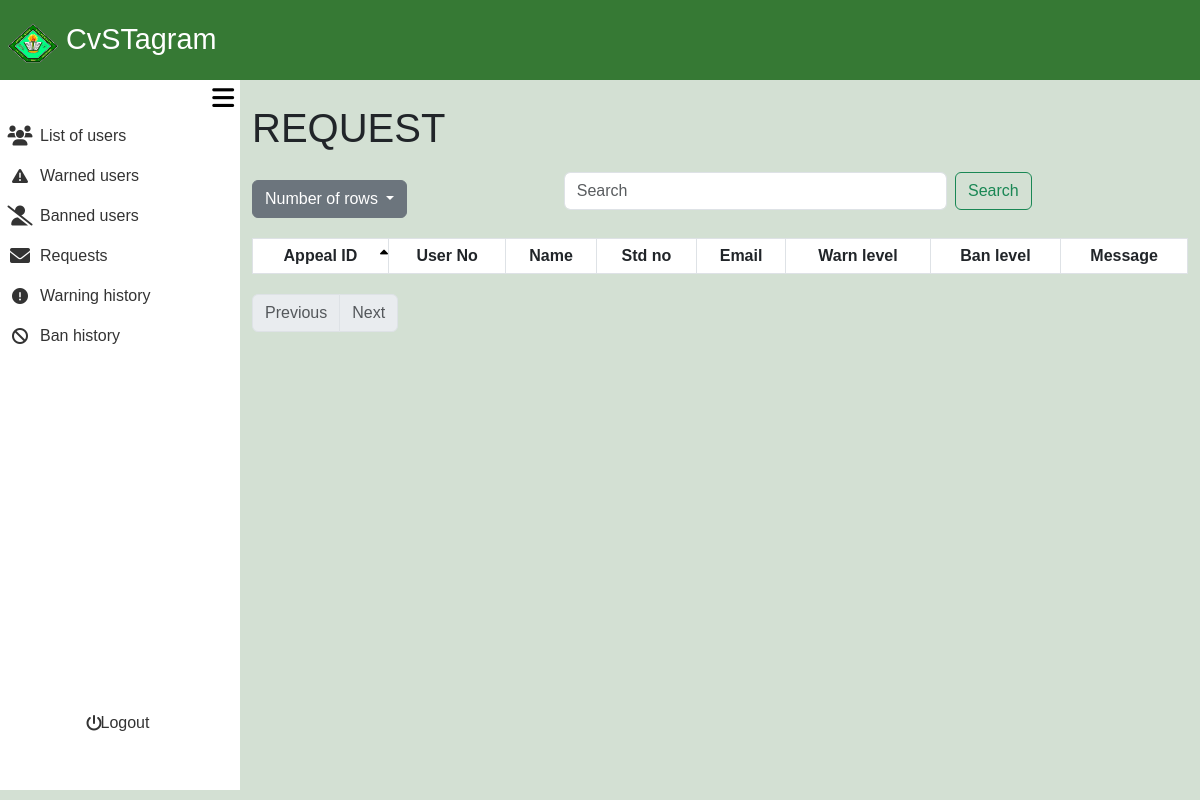
The page /admin_area/request.php on the database as committed earlier.
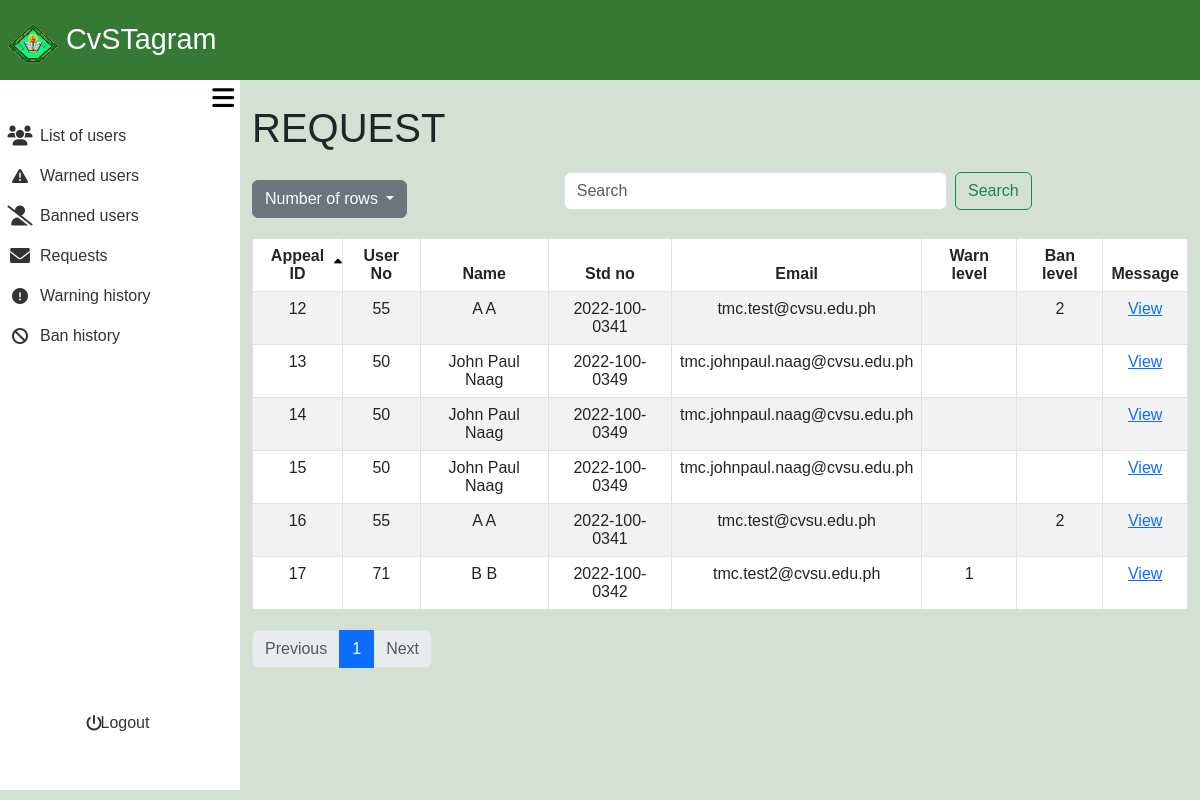
The same page on the database as committed later.
### tables this page shows
CREATE TABLE `appeal` (
  `appeal_id` int(11) NOT NULL,
  `user_no` int(11) NOT NULL,
  `fname` varchar(255) NOT NULL,
  `lname` varchar(255) NOT NULL,
  `email` varchar(255) NOT NULL,
  `student_no` varchar(13) NOT NULL,
  `appeal_no` int(11) NOT NULL,
  `appeal_message` text DEFAULT NULL,
  `user_ban_no` int(11) DEFAULT NULL,
  `user_warning_no` int(11) DEFAULT NULL,
  `timeStamp` timestamp NOT NULL DEFAULT current_timestamp()
);

### admin_area/request.php (the view, shortened to what the changed rows need)
<?php
require_once '../include/connect.php';
require_once '../include/bootsrap.php';
?>
<!DOCTYPE html>
<html lang="en">
<head>
    <link rel="stylesheet" href="admin_dashbaord.css?v=<?php echo time(); ?>">
</head>
<body>
<div class="container-fluid screen">
        <div class="container-fluid content">
        <?php
$search = isset($_GET['search']) ? trim($_GET['search']) : '';
$sort_column = isset($_GET['sort']) ? $_GET['sort'] : 'appeal_id';
$sort_direction = isset($_GET['direction']) && $_GET['direction'] == 'desc' ? 'desc' : 'asc';
$rows_per_page = isset($_GET['rows']) ? intval($_GET['rows']) : 10;
$page = isset($_GET['page']) ? intval($_GET['page']) : 1;
$offset = ($page - 1) * $rows_per_page;
$searchFilter = !empty($search) ? " AND (a.appeal_id LIKE '%$search%' OR a.user_no LIKE '%$search%' OR a.fname LIKE '%$search%' OR a.lname LIKE '%$search%' OR a.email LIKE '%$search%' OR a.student_no LIKE '%$search%')" : "";
$query = "SELECT
    a.appeal_id,
    a.user_no,
    a.fname,
    a.lname,
    a.student_no,
    a.email,
    COALESCE(aw.warning_level, ' ') AS warning_level,
    COALESCE(ab.ban_level, ' ') AS ban_level
FROM
    appeal a
LEFT JOIN
    active_warning aw ON a.user_no = aw.user_no
LEFT JOIN
    active_ban ab ON a.user_no = ab.user_no
    WHERE 1=1 $searchFilter
    ORDER BY $sort_column $sort_direction
    LIMIT $rows_per_page OFFSET $offset
";
$stmt = $con->prepare($query);
$stmt->execute();
$reports = $stmt->get_result();
$totalQuery = "SELECT COUNT(*) AS total FROM appeal";
$totalResult = $con->query($totalQuery);
$totalRecords = $totalResult->fetch_assoc()['total'];
$totalPages = ceil($totalRecords / $rows_per_page);
?>
<div class="container mt-4">
    <h1>REQUEST</h1>
    <table class="table table-bordered table-striped">
        <thead>
            <tr>
                <th scope="col" class="sortable <?php echo ($sort_column == 'appeal_id') ? ($sort_direction == 'asc' ? 'asc' : 'desc') : ''; ?>" onclick="sortTable('appeal_id')">Appeal ID<i class="fa-solid fa-sort-up"></i><i class="fa-solid fa-sort-down"></i></th>
                <th scope="col" class="sortable <?php echo ($sort_column == 'user_no') ? ($sort_direction == 'asc' ? 'asc' : 'desc') : ''; ?>" onclick="sortTable('user_no')">User No</th>
                <th scope="col" class="sortable <?php echo ($sort_column == 'fname') ? ($sort_direction == 'asc' ? 'asc' : 'desc') : ''; ?>" onclick="sortTable('fname')">Name</th>
                <th scope="col" class="sortable <?php echo ($sort_column == 'student_no') ? ($sort_direction == 'asc' ? 'asc' : 'desc') : ''; ?>" onclick="sortTable('student_no')">Std no<i class="fa-solid fa-sort-up"></i><i class="fa-solid fa-sort-down"></i></th>
                <th scope="col" class="sortable <?php echo ($sort_column == 'email') ? ($sort_direction == 'asc' ? 'asc' : 'desc') : ''; ?>" onclick="sortTable('email')">Email</th>
                <th scope="col" class="sortable <?php echo ($sort_column == 'warning_level') ? ($sort_direction == 'asc' ? 'asc' : 'desc') : ''; ?>" onclick="sortTable('warning_level')">Warn level<i class="fa-solid fa-sort-up"></i><i class="fa-solid fa-sort-down"></i></th>
                <th scope="col" class="sortable <?php echo ($sort_column == 'ban_level') ? ($sort_direction == 'asc' ? 'asc' : 'desc') : ''; ?>" onclick="sortTable('ban_level')">Ban level<i class="fa-solid fa-sort-up"></i><i class="fa-solid fa-sort-down"></i></th>
                <th scope="col">Message</th>
            </tr>
        </thead>
        <tbody>
            <?php
            while ($report = $reports->fetch_assoc()): ?>
                <tr>
                    <td><?php echo htmlspecialchars($report['appeal_id']); ?></td>
                    <td><?php echo htmlspecialchars($report['user_no']); ?></td>
                    <td><?php echo htmlspecialchars($report['fname'] . ' ' . $report['lname']); ?></td>
                    <td><?php echo htmlspecialchars($report['student_no']); ?></td>
                    <td><?php echo htmlspecialchars($report['email']); ?></td>
                    <td><?php echo htmlspecialchars($report['warning_level']); ?></td>
                    <td><?php echo htmlspecialchars($report['ban_level']); ?></td>
                    <td><a class="Review_posts text-primary" href="../admin_area/message_request.php?appeal_id=<?php echo htmlspecialchars($report['appeal_id']); ?>">View</a></td>
                </tr>
            <?php endwhile; ?>
        </tbody>
    </table>
    <nav aria-label="Page navigation">
        <ul class="pagination">
            <?php for ($i = 1; $i <= $totalPages; $i++): ?>
                <li class="page-item <?php if ($i == $page) echo 'active'; ?>">
                    <a class="page-link" href="?rows=<?php echo $rows_per_page; ?>&page=<?php echo $i; ?>&sort=<?php echo $sort_column; ?>&direction=<?php echo $sort_direction; ?>"><?php echo $i; ?></a>
                </li>
            <?php endfor; ?>
        </ul>
    </nav>
</div>
        </div>
    </div>
</body>
</html>

Rows that differ between the two databases and show on the page:
added appeal: appeal_id "12", user_no "55", fname+lname "A A", student_no "2022-100-0341", email "tmc.test@cvsu.edu.ph", ban_level "2"
added appeal: appeal_id "13", user_no "50", fname+lname "John Paul Naag", student_no "2022-100-0349", email "tmc.johnpaul.naag@cvsu.edu.ph"
added appeal: appeal_id "14", user_no "50", fname+lname "John Paul Naag", student_no "2022-100-0349", email "tmc.johnpaul.naag@cvsu.edu.ph"
added appeal: appeal_id "15", user_no "50", fname+lname "John Paul Naag", student_no "2022-100-0349", email "tmc.johnpaul.naag@cvsu.edu.ph"
added appeal: appeal_id "16", user_no "55", fname+lname "A A", student_no "2022-100-0341", email "tmc.test@cvsu.edu.ph", ban_level "2"
added appeal: appeal_id "17", user_no "71", fname+lname "B B", student_no "2022-100-0342", email "tmc.test2@cvsu.edu.ph", warning_level "1"
Other text that changed with them:
new list line: "1"
